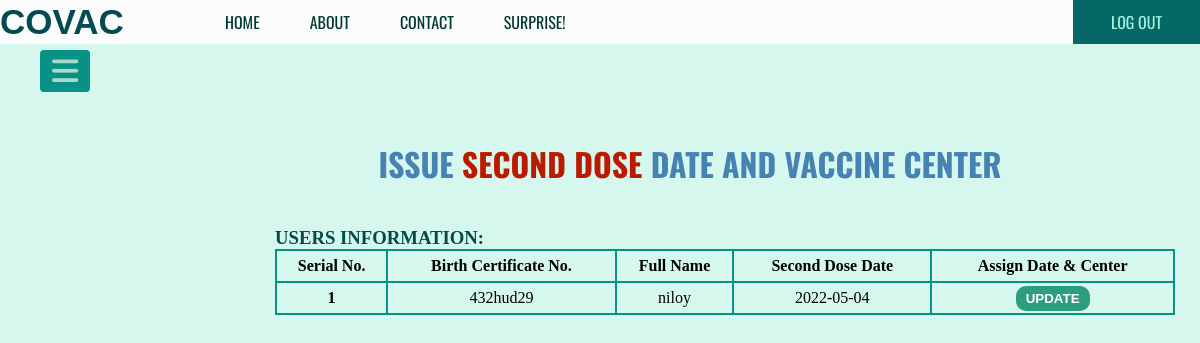
The page /seconddose.php (signed in) on the database its author committed.
### tables this page shows
CREATE TABLE `first_dose_done` (
  `BirthCertificate` varchar(50) NOT NULL,
  `second_dose_date` varchar(50) DEFAULT NULL
);

CREATE TABLE `registration_info` (
  `BirthCertificate` varchar(50) NOT NULL,
  `UserID` varchar(50) NOT NULL,
  `userPassword` varchar(50) NOT NULL,
  `FullName` varchar(50) NOT NULL,
  `dateOfBirth` varchar(50) NOT NULL,
  `phoneNum` varchar(50) NOT NULL,
  `email` varchar(50) NOT NULL,
  `address` varchar(50) NOT NULL,
  `gender` varchar(50) NOT NULL
);

### seconddose.php (the view, shortened to what this page needs)
<?php include "db_connection.php"; ?>
<!DOCTYPE html>
<html lang="en">
<head>
    <link href="CSS/niloy.css" rel="stylesheet" type="text/css" />
</head>
<body>
    <div class="main2">
        <div class="navbar">
            <div class="icon">
                <h2 class="logo">COVAC</h2>
            </div>
            <div class="menu">
                <ul class="navi">
                    <li class="navilist"><a href="admin.php">HOME</a></li>
                    <li class="navilist"><a href="about.php">ABOUT</a></li>
                    <li class="navilist"><a href="contact.php">CONTACT</a></li>
                    <li class="navilist">
                        <a href="https://www.youtube.com/watch?v=xvFZjo5PgG0">SURPRISE!</a>
                    </li>
                </ul>
            </div>
            <div class="righty"><a href="logout.php">LOG OUT</a></div>
        </div>
        <label for="check">
            <i class="fas fa-bars" id="checker"></i>
        </label>
        <div class="welcome">
            <h1>ISSUE <span class="noticemesenpai">SECOND DOSE</span> DATE AND VACCINE CENTER</h1>
        </div>
        <div class="tablecontainer">
            <h3>USERS INFORMATION:</h3>
            <table class="table1">
                <thead>
                    <tr>
                        <th>Serial No.</th>
                        <th>Birth Certificate No.</th>
                        <th>Full Name</th>
                        <th>Second Dose Date</th>
                        <th>Assign Date & Center</th>
                    </tr>
                </thead>
                <tbody>
                    <?php
                    $sql = "SELECT fdd.BirthCertificate, ri.FullName, fdd.second_dose_date
                            FROM first_dose_done fdd, registration_info ri
                            WHERE fdd.BirthCertificate = ri.BirthCertificate";
                    $result = mysqli_query($db_connection, $sql);
                    if ($result) {
                        while ($row = mysqli_fetch_assoc($result)) {
                            $serial++;
                            $fullname = $row['FullName'];
                            $bcnum = $row['BirthCertificate'];
                            $seconddosedate = $row['second_dose_date'];
                            echo '<tr>
                              <th>' . $serial . '</th>
                              <td>' . $bcnum . '</td>
                              <td>' .  $fullname . '</td>
                              <td>' . $seconddosedate . '</td>
                              <td>
                              <button class="btn1"><a href="update_form2.php?updateid=' . $bcnum . '">UPDATE</a></button>
                          </td>
                          </tr>';
                        }
                    }
                    ?>
                </tbody>
            </table>
        </div>
    </div>
</body>
</html>

### CSS/niloy.css (style rules this page uses)
* { margin: 0; padding: 0; }
.navbar { width: 100%; height: 44px; background-color: rgba(251, 251, 251, 1.0); margin-right: auto; margin-left: auto; max-width: 100%; min-width: 1000px; position: fixed; }
.icon { width: 200px; float: left; height: 70px; }
.logo { color: rgb(3, 75, 80); font-size: 35px; font-family: Arial; padding-left: 0px; padding-top: 2px; float: left; }
.menu { width: 400px; float: left; height: 70px; }
.navi { list-style-type: none; margin: 0; padding: 0; display: flex; }
.navilist { float: left; position: relative; }
.navilist a { display: flex; color: rgb(0, 58, 46); text-align: center; padding: 10px 25px; text-decoration: none; font-family: 'Oswald', sans-serif; }
.righty { font-family: 'Oswald', sans-serif; padding: 10px 30px; color: rgb(164, 240, 225); float: right; background: rgb(6, 103, 103); }
.righty a { display: flex; color: rgb(164, 240, 225); text-align: center; padding: 0px 8px; text-decoration: none; font-family: 'Oswald', sans-serif; }
::placeholder { color: azure; }
body { background-color: rgba(152, 235, 210, 0.4); }
.main2 { width: 100%; background-position:center; background-size:cover; background-attachment: fixed; background-repeat: no-repeat; height: 170vh; display: flex; flex-direction: column; align-items:center; }
label #checker, label #canceler { position: absolute; cursor: pointer; background: #089185; border-radius: 4px; }
label #checker { left: 40px; top: 25px; font-size: 30px; color: #a7dacc; padding: 6px 12px; margin-top: 25px; transition: all .5s ease; position: fixed; }
.welcome { margin-left: 180px; margin-top: 80px; padding-top: 60px; }
.welcome h1 { color: steelblue; font-family: 'Oswald', sans-serif; }
.tablecontainer { margin-top: 40px; }
.table1, th, td { border: 2px solid; text-align: center; height: 30px; border-color: #089185; }
.table1 { width: 900px; margin-left: 250px; border-collapse: collapse; }
.tablecontainer h3 { margin-left: 250px; color: #024c46; }
.btn1 { background-color: #2c9e7c; color: rgb(219, 224, 226); border: none; padding: 5px 10px; border-radius: 10px; cursor: pointer; transition: 0.4s ease; font-weight: bolder; }
.btn1 a { text-decoration: none; color: #ffffff; }
.noticemesenpai { color: #bb1900; }

### rows shown on the page
first_dose_done: BirthCertificate "432hud29", BirthCertificate.FullName "niloy", second_dose_date "2022-05-04"
